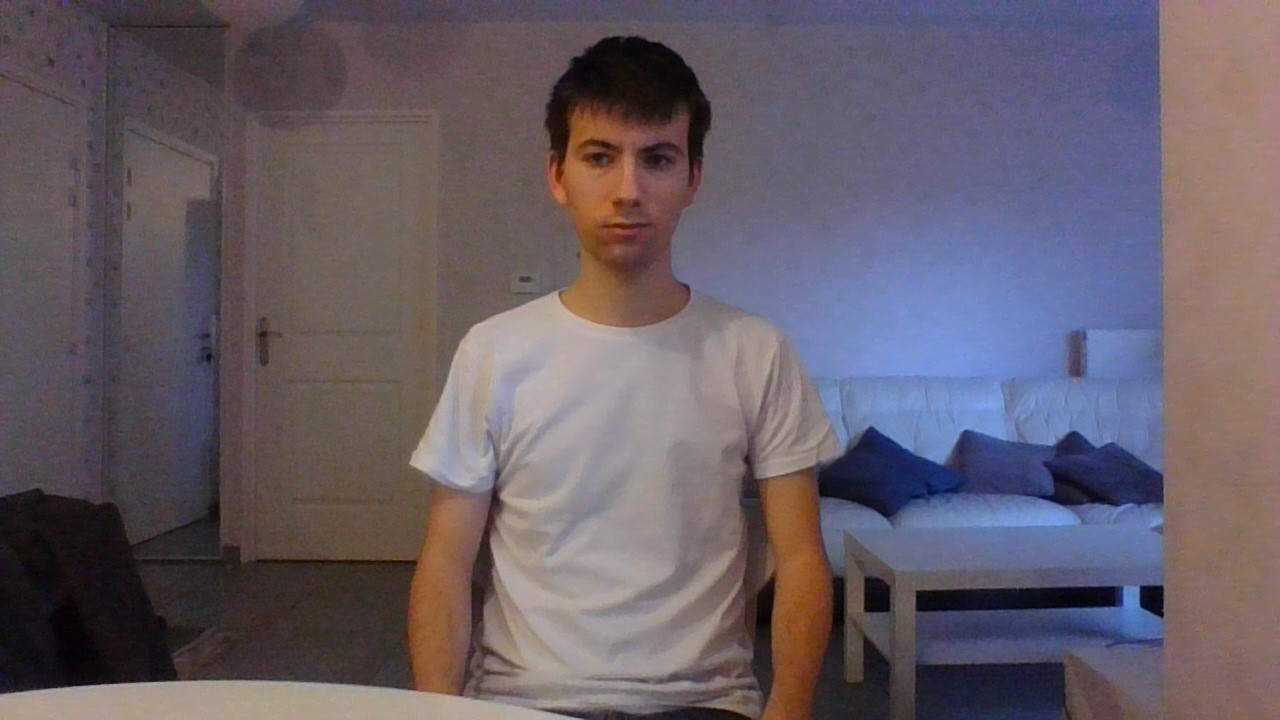
#> input picture ImageProcess/img/1m.jpg, 1280 x 720 px
$ python ImageProcess.py
#> lines starting #> are read from the running program, lines starting #| are printed output that depends on the picture; long printed decimals are rounded
import cv2
import numpy as np


class Calibration:
    def __init__(self, size_face=20):
        self.tab_img = []
        self.data = []
        self.size_face = size_face
        self.eq_x0, self.eq_x1, self.tab_measure = None, None, None

    def load(self, tab_path_img, tab_measure):
        self.tab_measure = tab_measure
        for path_img in tab_path_img:
            self.tab_img.append(cv2.imread(path_img))

    def compute(self):
        for img in self.tab_img:
            gray = cv2.cvtColor(img, cv2.COLOR_BGR2GRAY)
            t = detect_face(gray)
            if t is False:
                print("ERROR : Calibration.compute() : Trop ou pas assez de visage dans l'image")
                return False
            else:
                self.data.append(t)
#> this loop made 3 passes
#> t on passes 1 to 3: [544, 91, 169, 169], [596, 209, 85, 85], [602, 254, 55, 55]
#> pass 1, in compute, `gray = cv2.cvtColor(img, cv2.COLOR_BGR2GRAY)`:
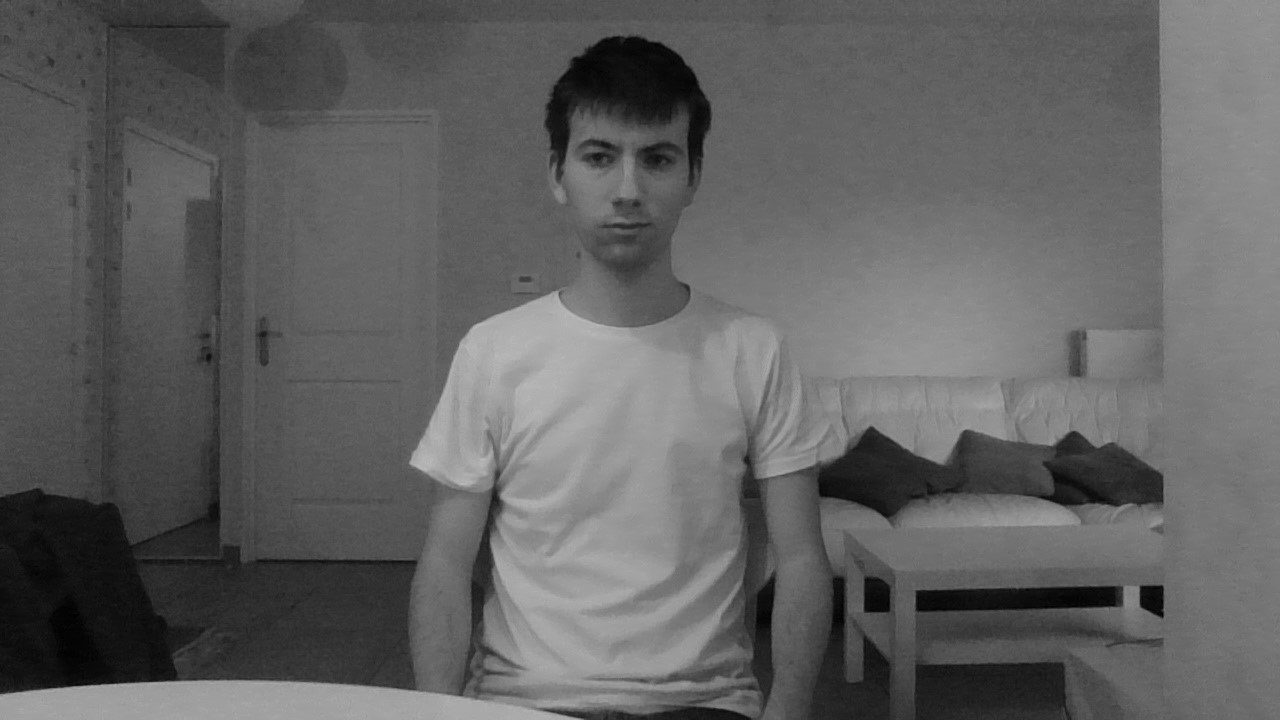
#> gray: shape (720, 1280); min 1, max 186, mean 96.9
#> after the loop:
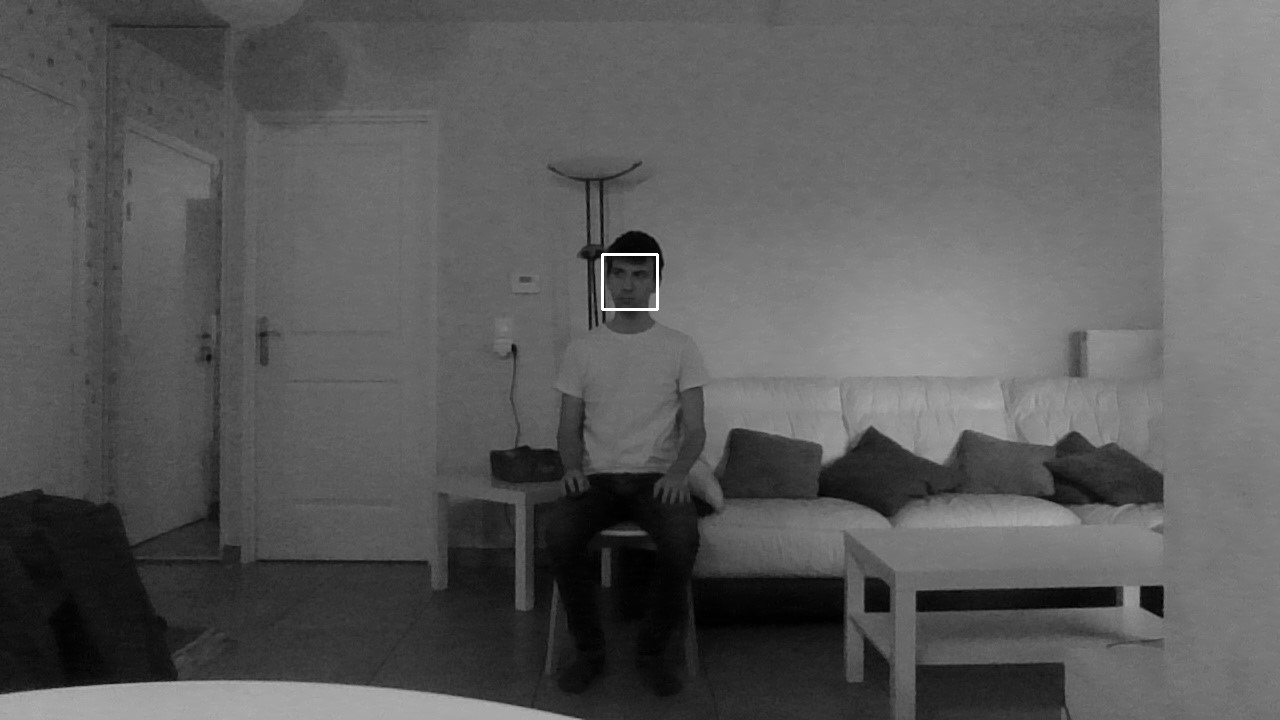
#> gray: shape (720, 1280); min 0, max 255, mean 90.5
#> after the loop, self.data = [[544, 91, 169, 169], [596, 209, 85, 85], [602, 254, 55, 55]]

        print("", self.data)
#|  [[544, 91, 169, 169], [596, 209, 85, 85], [602, 254, 55, 55]]
        eq = np.polyfit(np.array([self.data[0][2], self.data[1][2], self.data[2][2]]), np.array(self.tab_measure), 1)
#> eq = [-1.63, 368.1]
        self.eq_x1 = eq[0]
#> self.eq_x1 = -1.63
        self.eq_x0 = eq[1]
#> self.eq_x0 = 368.1

    def __repr__(self):
        return "Calibration \n" \
               + "eq        :" + str(self.eq_x1) + " * x + " + str(self.eq_x0) + "\n" \
               + "size_face : " + str(self.size_face)


class ImageProcess:
    def __init__(self, eq_x0, eq_x1, size_face):
#> called with eq_x0 = 368.1, eq_x1 = -1.63, size_face = 20
        self.equation_x0 = eq_x0
#> self.equation_x0 = 368.1
        self.equation_x1 = eq_x1
#> self.equation_x1 = -1.63
        self.size_face = size_face
        self.h, self.w, self.y, self.x = 0, 0, 0, 0
        self.img, self.img_gray = None, None
        self.distance = 0
        self.x_delta = 0
        self.y_delta = 0

    def load_img(self, path_img):
#> called with path_img = 'img/1m -1m.jpg'
        self.img = cv2.imread(path_img)
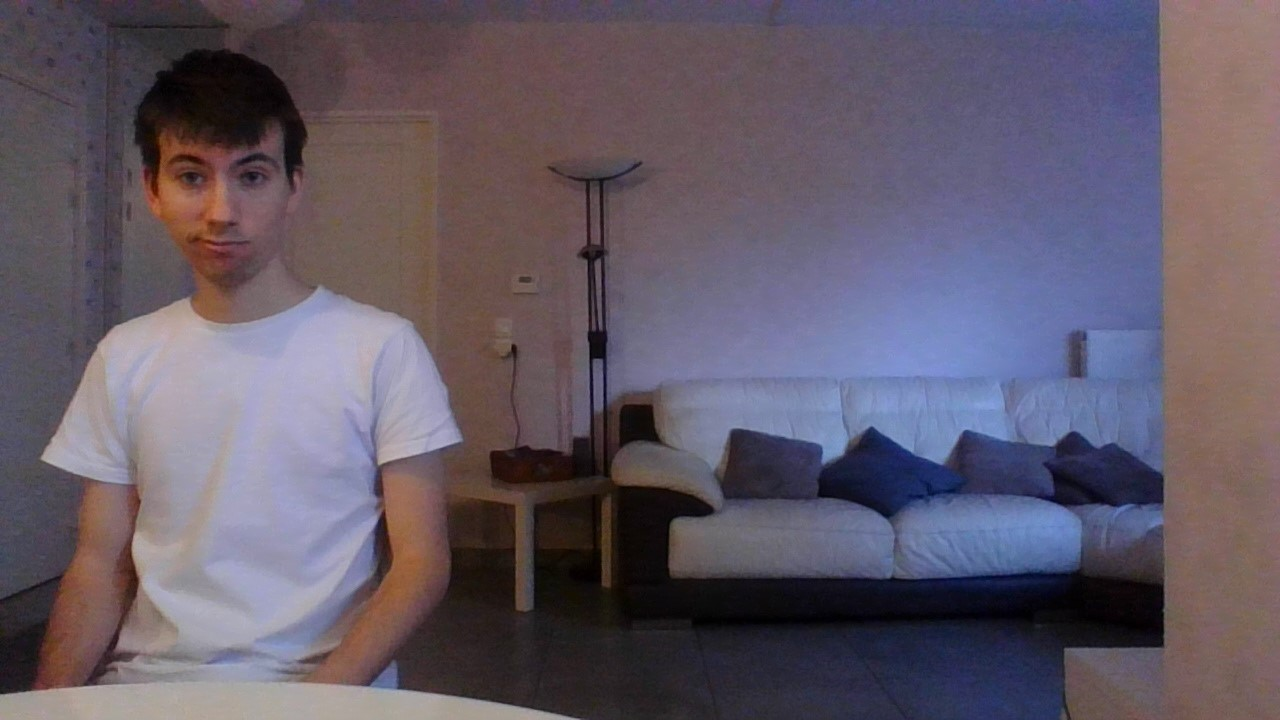
#> input picture ImageProcess/img/1m -1m.jpg, 1280 x 720 px
#> self.img is the input picture: shape (720, 1280, 3); mean B, G, R 102.7, 89.4, 98.6
        self.img_gray = cv2.cvtColor(self.img, cv2.COLOR_BGR2GRAY)

    def show(self):
        cv2.imshow('img', self.img)
        cv2.waitKey()

    def compute(self):
        t = detect_face(self.img_gray)
#> in detect_face (call 4), `faces = face_cascade.detectMultiScale(img_gray, 1.1, 4)`: faces = [[127, 105, 184, 184]]
#> the loop in detect_face (call 4), `for (x, y, w, h) in faces:` made 1 pass
#> after the loop in detect_face (call 4), `for (x, y, w, h) in faces:`:
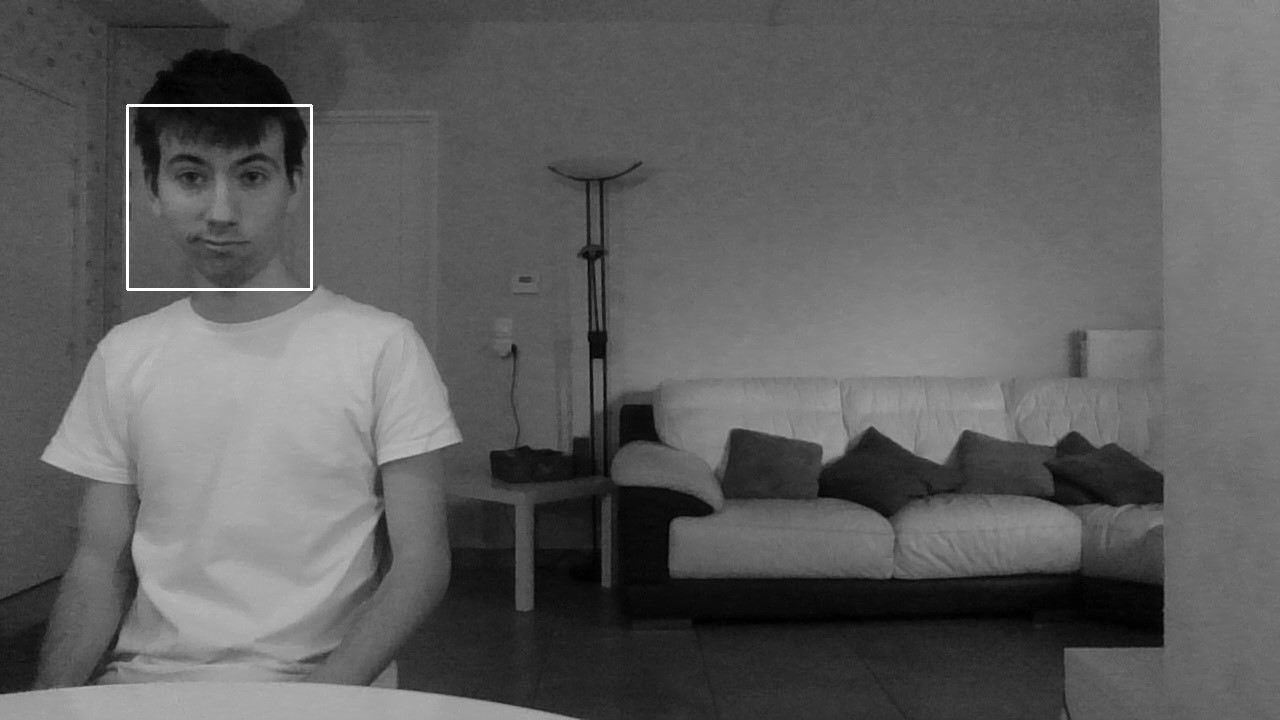
#> img_gray: shape (720, 1280); min 0, max 255, mean 94.1
#> t = [127, 105, 184, 184]
        if t is False:
            print("ERROR : ImageProcess.compute() : Trop ou pas assez de visage dans l'image")
            return False
        else:
            [self.x, self.y, self.w, self.h] = t
#> self.x = 127; self.y = 105; self.w = 184; self.h = 184
        self.distance = (self.equation_x0 + self.equation_x1 * self.w)
#> self.distance = 67.78
        print(self.img.shape)
#| (720, 1280, 3)
        p = self.size_face/self.w
#> p = 0.109

        self.x_delta = (self.x - int(self.img.shape[1] / 2)) * p
#> self.x_delta = -55.76
        self.y_delta = (self.y - int(self.img.shape[0] / 2)) * p
#> self.y_delta = -27.72
        return True

    def __repr__(self):
        return "ImageProcess" + "\n" \
               + "distance : " + str(self.distance) + "\n" \
               + "x_delta  : " + str(self.x_delta) + "\n" \
               + "y_delta  : " + str(self.y_delta)


def detect_face(img_gray):
    # Load the cascade
    face_cascade = cv2.CascadeClassifier('haarcascade_frontalface_default.xml')
    faces = face_cascade.detectMultiScale(img_gray, 1.1, 4)
    if len(faces) != 1:
        return False
    for (x, y, w, h) in faces:
        t = [x, y, w, h]
        cv2.rectangle(img_gray, (x, y), (x + w, y + h), (255, 0, 0), 2)
    return t


if __name__ == '__main__':
    # Calibration
    calibration = Calibration()
    calibration.load(['img/1m.jpg', 'img/2m.jpg', 'img/3m.jpg'], [100, 200, 300])
    calibration.compute()
    print(calibration)

    # Image Process
    imageProcess = ImageProcess(calibration.eq_x0, calibration.eq_x1, calibration.size_face)
    imageProcess.load_img('img/1m -1m.jpg')
    imageProcess.compute()
    print(imageProcess)
#| ImageProcess
#| distance : 67.784
#| x_delta  : -55.761
#| y_delta  : -27.717

    # Information for next bloc :
    # imageProcess.distance
    # imageProcess.x_delta
    # imageProcess.y_delta
